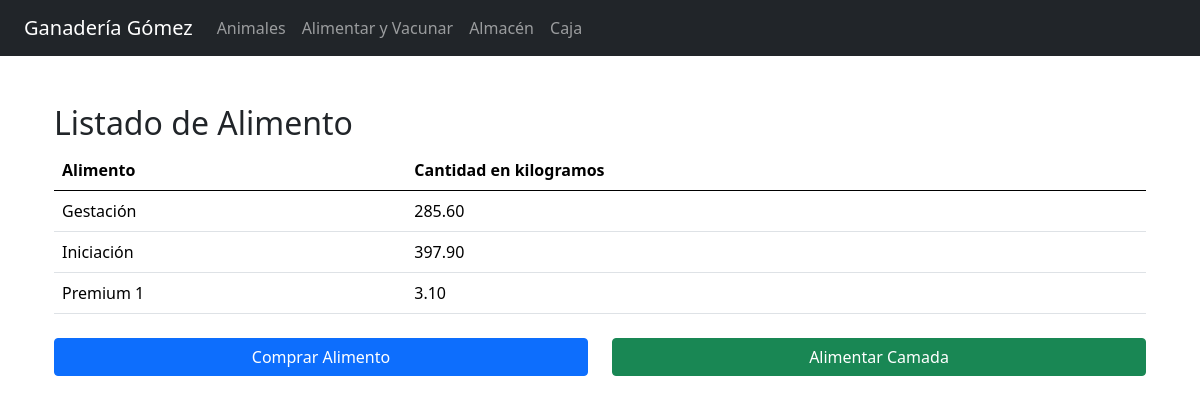
/www/alimentos.php, run on the app's committed database.
### tables this page shows
CREATE TABLE `Alimentos` (
  `id_alimento` int NOT NULL,
  `nombre` varchar(50) NOT NULL,
  `cantidad` int NOT NULL,
  `total` decimal(10,2) DEFAULT NULL
);

### www/alimentos.php (the view, shortened to what this page needs)
<?php
include("includes/header.php");
?>
<!DOCTYPE html>
<html lang="en">
<head>
    <link href="https://cdn.jsdelivr.net/npm/bootstrap@5.0.2/dist/css/bootstrap.min.css" rel="stylesheet">
</head>
<body>
<div class="container mt-5">
    <h2>Listado de Alimento</h2>
    <?php
    $servername = "database";
    $username = "root";
    $password = "root";
    $dbname = "Granja";
    $conn = new mysqli($servername, $username, $password, $dbname);
    $sql = "SELECT nombre, total FROM Alimentos";
    $result = $conn->query($sql);
    ?>
<table class="table">
        <thead>
            <tr>
                <th>Alimento</th>
                <th>Cantidad en kilogramos</th>
            </tr>
        </thead>
        <tbody>
            <?php
            if ($result->num_rows > 0) {
                while($row = $result->fetch_assoc()) {
                    echo "<tr>";
                    echo "<td>" . $row["nombre"] . "</td>";
                    echo "<td>" . $row["total"] . "</td>";
                    echo "</tr>";
                }
            } else {
                echo "<tr><td colspan='2'>No hay datos disponibles</td></tr>";
            }
            ?>
        </tbody>
    </table>
    <div class="row mt-4">
        <div class="col-12 col-md-6 mb-2">
            <form action="comprar_alimento.php" method="post">
                <button type="submit" class="btn btn-primary w-100">Comprar Alimento</button>
            </form>
        </div>
        <div class="col-12 col-md-6 mb-2">
            <form action="alimentar.php" method="post">
                <button type="submit" class="btn btn-success w-100">Alimentar Camada</button>
            </form>
        </div>
    </div>
</div>
</body>
</html>

### data on the page
alimentos: nombre "Gestación", total "285.60"
alimentos: nombre "Iniciación", total "397.90"
alimentos: nombre "Premium 1", total "3.10"
